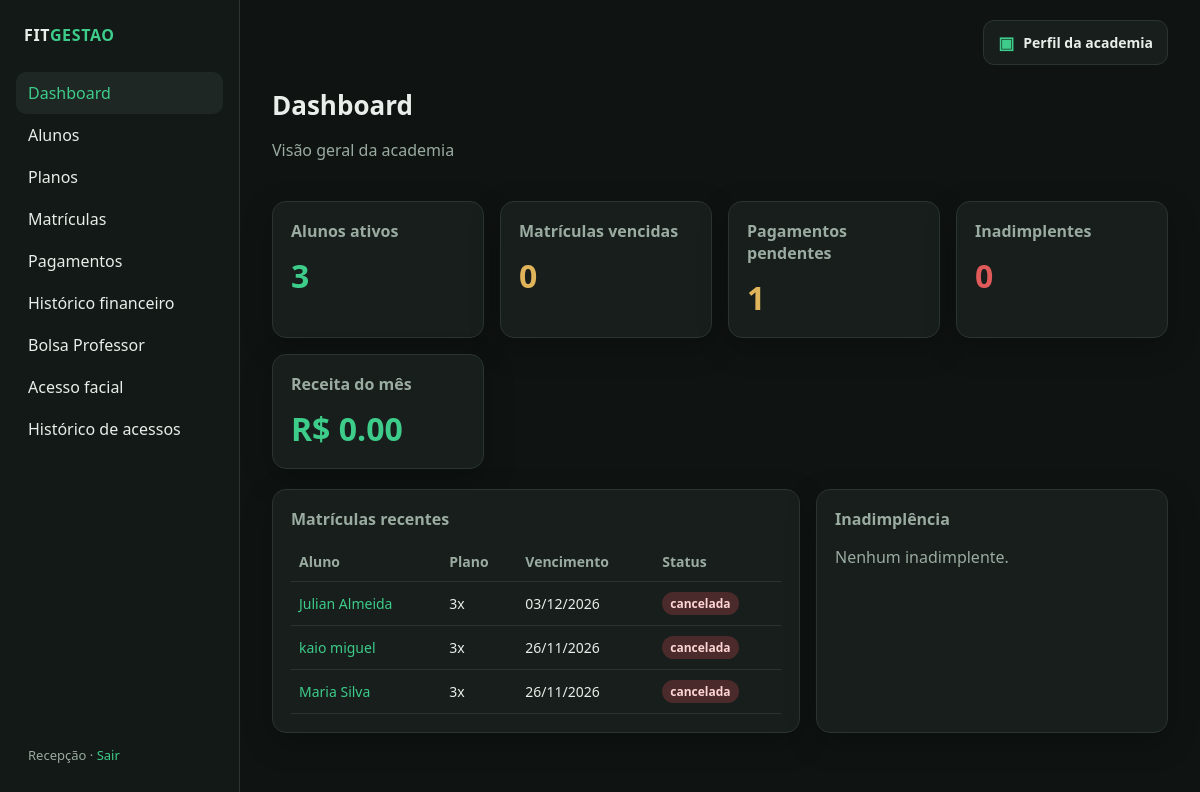
Screenshot of / (signed in) with the database file from the repository.
### app/models.py (models this page shows, shortened)
class User(UserMixin, db.Model):
    id = db.Column(db.Integer, primary_key=True)
    username = db.Column(db.String(80), unique=True, nullable=False)
    name = db.Column(db.String(120), nullable=False)
    password_hash = db.Column(db.String(255), nullable=False)
    payments = db.relationship("Payment", backref="registered_by", lazy=True)

class Enrollment(db.Model):
    id = db.Column(db.Integer, primary_key=True)
    student_id = db.Column(db.Integer, db.ForeignKey("student.id"), nullable=False)
    plan_id = db.Column(db.Integer, db.ForeignKey("plan.id"), nullable=False)
    start_date = db.Column(db.Date, nullable=False, default=date.today)
    end_date = db.Column(db.Date, nullable=False)
    status = db.Column(db.String(20), nullable=False, default="ativa")
    created_at = db.Column(db.DateTime, server_default=db.func.now())
    payments = db.relationship(
        "Payment", backref="enrollment", lazy=True, order_by="Payment.paid_at.desc()"
    )

class Student(db.Model):
    id = db.Column(db.Integer, primary_key=True)
    name = db.Column(db.String(120), nullable=False)
    document = db.Column(db.String(20), unique=True, nullable=False)
    phone = db.Column(db.String(30), nullable=True)
    email = db.Column(db.String(120), nullable=True)
    birth_date = db.Column(db.Date, nullable=True)
    status = db.Column(db.String(20), nullable=False, default="ativo")
    is_instructor = db.Column(db.Boolean, nullable=False, default=False)
    controlid_user_id = db.Column(db.Integer, unique=True, nullable=True)
    face_registered = db.Column(db.Boolean, nullable=False, default=False)
    created_at = db.Column(db.DateTime, server_default=db.func.now())
    enrollments = db.relationship(
        "Enrollment", backref="student", lazy=True, order_by="Enrollment.start_date.desc()"
    )

class Plan(db.Model):
    id = db.Column(db.Integer, primary_key=True)
    name = db.Column(db.String(80), nullable=False)
    duration_days = db.Column(db.Integer, nullable=False)
    price = db.Column(db.Numeric(10, 2), nullable=False)
    active = db.Column(db.Boolean, default=True, nullable=False)
    grace_days = db.Column(db.Integer, nullable=False, default=3)
    billing_cycle = db.Column(db.String(20), nullable=False, default="mensal")
    enrollments = db.relationship("Enrollment", backref="plan", lazy=True)

### app/routes/dashboard.py (the view)
@bp.route("/")
@login_required
def index():
    stats = dashboard_stats()
    return render_template("dashboard.html", **stats)

### app/services.py (called while the page is built)
def refresh_enrollment_statuses():
    today = date.today()
    rows = Enrollment.query.filter(Enrollment.status != "cancelada").all()
    changed = False
    for enrollment in rows:
        new_status = "vencida" if enrollment.end_date < today else "ativa"
        if enrollment.status != new_status:
            enrollment.status = new_status
            changed = True
    if changed:
        db.session.commit()

def has_valid_scholarship(student):
    if not student or student.status != "ativo":
        return False
    today = date.today()
    scholarship = ProfessorScholarship.query.filter(
        ProfessorScholarship.status == "ativa",
        ProfessorScholarship.start_date <= today,
        ((ProfessorScholarship.end_date.is_(None)) |
         (ProfessorScholarship.end_date >= today)),
        ((ProfessorScholarship.instructor_id == student.id) |
         (ProfessorScholarship.family_id == student.id)),
    ).first()
    return bool(scholarship and scholarship.instructor.status == "ativo")

### app/templates/dashboard.html (shortened to what this page needs)
{% extends "base.html" %}
{% block content %}
<div class="topbar">
  <div>
    <h1>Dashboard</h1>
    <p class="muted">Visão geral da academia</p>
  </div>
</div>
<div class="grid cards">
  <div class="card">
    <h2>Alunos ativos</h2>
    <div class="stat ok">{{ active_students }}</div>
  </div>
  <div class="card">
    <h2>Matrículas vencidas</h2>
    <div class="stat warn">{{ expired }}</div>
  </div>
  <div class="card">
    <h2>Pagamentos pendentes</h2>
    <div class="stat warn">{{ pending_payments }}</div>
  </div>
  <div class="card">
    <h2>Inadimplentes</h2>
    <div class="stat bad">{{ delinquent_count }}</div>
  </div>
  <div class="card">
    <h2>Receita do mês</h2>
    <div class="stat ok">R$ {{ '%.2f'|format(revenue) }}</div>
  </div>
</div>
<div class="grid two-col" style="margin-top:20px">
  <section class="card">
    <h2>Matrículas recentes</h2>
    {% if recent_enrollments %}
    <table>
      <thead><tr><th>Aluno</th><th>Plano</th><th>Vencimento</th><th>Status</th></tr></thead>
      <tbody>
        {% for e in recent_enrollments %}
        <tr>
          <td><a href="{{ url_for('students.detail', student_id=e.student_id) }}">{{ e.student.name }}</a></td>
          <td>{{ e.plan.name }}</td>
          <td>{{ e.end_date.strftime('%d/%m/%Y') }}</td>
          <td><span class="badge {{ e.status }}">{{ e.status }}</span></td>
        </tr>
        {% endfor %}
      </tbody>
    </table>
    {% else %}
      <p class="muted">Nenhuma matrícula ainda.</p>
    {% endif %}
  </section>
  <section class="card">
    <h2>Inadimplência</h2>
    {% if delinquent %}
    <table>
      <thead><tr><th>Aluno</th><th>Plano</th><th></th></tr></thead>
      <tbody>
        {% for e in delinquent %}
        <tr>
          <td>{{ e.student.name }}</td>
          <td>{{ e.plan.name }}</td>
          <td><a class="btn small" href="{{ url_for('payments.create', matricula=e.id) }}">Pagar</a></td>
        </tr>
        {% endfor %}
      </tbody>
    </table>
    {% else %}
      <p class="muted">Nenhum inadimplente.</p>
    {% endif %}
  </section>
</div>
{% endblock %}

### app/templates/base.html (shortened to what this page needs)
<!doctype html>
<html lang="pt-BR">
<head>
  <link rel="stylesheet" href="{{ url_for('static', filename='css/style.css') }}">
</head>
<body>
<div class="layout">
  <aside class="sidebar">
    <p class="brand">FIT<span>GESTAO</span></p>
    <nav class="nav">
      <a href="{{ url_for('dashboard.index') }}" class="{{ 'active' if request.endpoint == 'dashboard.index' }}">Dashboard</a>
      <a href="{{ url_for('students.list_students') }}" class="{{ 'active' if request.endpoint and request.endpoint.startswith('students.') }}">Alunos</a>
      <a href="{{ url_for('plans.list_plans') }}" class="{{ 'active' if request.endpoint and request.endpoint.startswith('plans.') }}">Planos</a>
      <a href="{{ url_for('enrollments.list_enrollments') }}" class="{{ 'active' if request.endpoint and request.endpoint.startswith('enrollments.') }}">Matrículas</a>
      <a href="{{ url_for('payments.list_payments') }}" class="{{ 'active' if request.endpoint and request.endpoint.startswith('payments.') }}">Pagamentos</a>
      <a href="{{ url_for('payments.history') }}" class="{{ 'active' if request.endpoint == 'payments.history' }}">Histórico financeiro</a>
      <a href="{{ url_for('scholarships.index') }}" class="{{ 'active' if request.endpoint and request.endpoint.startswith('scholarships.') }}">Bolsa Professor</a>
      <a href="{{ url_for('facial_access.index') }}" class="{{ 'active' if request.endpoint == 'facial_access.index' }}">Acesso facial</a>
      <a href="{{ url_for('facial_access.history') }}" class="{{ 'active' if request.endpoint == 'facial_access.history' }}">Histórico de acessos</a>
    </nav>
    <div class="user">
      {{ current_user.name }} · <a href="{{ url_for('auth.logout') }}">Sair</a>
    </div>
  </aside>
  <main class="main">
    <div class="main-top-actions">
      <a class="academy-profile-link {{ 'active' if request.endpoint and request.endpoint.startswith('academy.') }}"
         href="{{ url_for('academy.profile') }}">
        <span class="academy-profile-icon">▣</span>
        <span>Perfil da academia</span>
      </a>
    </div>
    {% block content %}{% endblock %}
  </main>
</div>
</body>
</html>

### app/static/css/style.css (style rules this page uses)
:root { --bg: #0f1412; --panel: #171e1b; --panel-2: #1e2723; --line: #2a3530; --text: #e8eee9; --muted: #9aaba1; --accent: #3dcc8a; --accent-dim: #1f6f4d; --danger: #e05a5a; --warn: #e0b45a; --info: #5aa8e0; --radius: 14px; --shadow: 0 10px 30px rgba(0, 0, 0, 0.28); font-family: "Segoe UI", system-ui, sans-serif; }
* { box-sizing: border-box; }
html, body { margin: 0; min-height: 100%; background: var(--bg); color: var(--text); }
a { color: var(--accent); text-decoration: none; }
.layout { display: grid; grid-template-columns: 240px 1fr; min-height: 100vh; }
.sidebar { background: #121916; border-right: 1px solid var(--line); padding: 24px 16px; display: flex; flex-direction: column; gap: 8px; }
.brand { font-weight: 700; letter-spacing: 0.04em; margin: 0 8px 18px; }
.brand span { color: var(--accent); }
.nav a { display: block; color: var(--text); padding: 10px 12px; border-radius: 10px; text-decoration: none; }
.nav a:hover, .nav a.active { background: var(--panel-2); color: var(--accent); }
.sidebar .user { margin-top: auto; color: var(--muted); font-size: 13px; padding: 12px; }
.main { padding: 28px 32px 48px; }
.topbar { display: flex; justify-content: space-between; align-items: center; gap: 16px; margin-bottom: 24px; }
h1 { margin: 0; font-size: 26px; }
.muted { color: var(--muted); }
.grid { display: grid; gap: 16px; }
.cards { grid-template-columns: repeat(auto-fit, minmax(180px, 1fr)); }
.card { background: var(--panel); border: 1px solid var(--line); border-radius: var(--radius); padding: 18px; box-shadow: var(--shadow); }
.card h2 { margin: 0 0 12px; font-size: 16px; color: var(--muted); font-weight: 600; }
.stat { font-size: 32px; font-weight: 700; }
.stat.ok { color: var(--accent); }
.stat.warn { color: var(--warn); }
.stat.bad { color: var(--danger); }
table { width: 100%; border-collapse: collapse; }
th, td { text-align: left; padding: 10px 8px; border-bottom: 1px solid var(--line); font-size: 14px; }
th { color: var(--muted); font-weight: 600; }
.badge { display: inline-block; padding: 3px 8px; border-radius: 999px; font-size: 12px; font-weight: 700; }
.badge.cancelada, .badge.inativo { background: #4a2a2a; color: #ffd4d4; }
.two-col { grid-template-columns: 1.2fr 0.8fr; }
.main-top-actions { display: flex; justify-content: flex-end; margin: -8px 0 22px; }
.academy-profile-link { display: inline-flex; align-items: center; gap: 9px; padding: 10px 14px; border: 1px solid var(--line); border-radius: 11px; background: var(--panel); color: var(--text); font-size: 14px; font-weight: 600; text-decoration: none; }
.academy-profile-icon { color: var(--accent); font-size: 17px; }

### rows the page displays
User: name "Recepção"
Enrollment: student.name "Julian Almeida", plan.name "3x", end_date "03/12/2026", status "cancelada"
Enrollment: student.name "kaio miguel", plan.name "3x", end_date "26/11/2026", status "cancelada"
Enrollment: student.name "Maria Silva", plan.name "3x", end_date "26/11/2026", status "cancelada"

### other values shown
{{ active_students }} "3"
{{ expired }} "0"
{{ pending_payments }} "1"
{{ delinquent_count }} "0"
{{ '%.2f'|format(revenue) }} "0.00"
